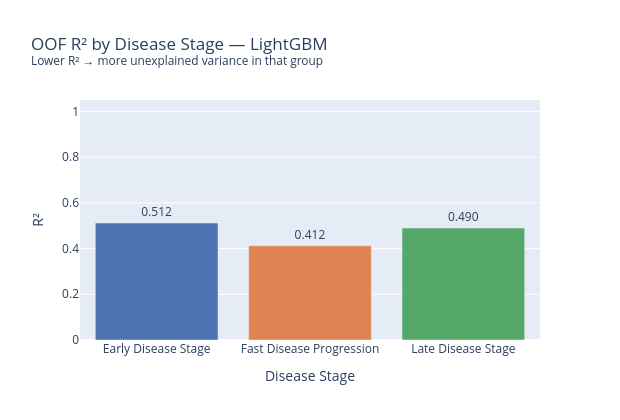
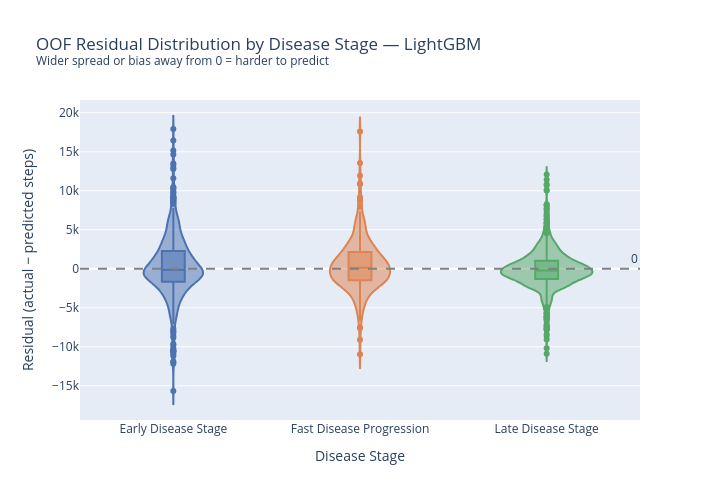

Write notebook code for charts like these, in order.
### Markdown cell above
## Section 7 — Residual Analysis by Disease Stage

Re-run patient GroupKFold to collect **out-of-fold (OOF) predictions**, then compare:
- Per-disease-stage R² (is one group harder to predict?)
- Residual distributions (bias or spread differences?)
- Per-patient R² strip (which individual patients drive unexplained variance?)

### Code cell
# ── Disease stage colour map (consistent with other notebooks) ──────────────
DISEASE_COLORS = {
    'Early Disease Stage':    '#4C72B0',
    'Fast Disease Progression': '#DD8452',
    'Late Disease Stage':     '#55A868',
}

# ── OOF predictions via patient GroupKFold ────────────────────────────────────
gkf_oof = GroupKFold(n_splits=5)
oof_pred = np.full(len(y), np.nan)

for tr_idx, te_idx in gkf_oof.split(X_full, y, groups):
    X_tr, X_te = X_full.iloc[tr_idx], X_full.iloc[te_idx]
    y_tr = y[tr_idx]
    if winner == 'LightGBM':
        _m = LGBMRegressor(**lgb_params).fit(X_tr, y_tr, categorical_feature=CAT_FEATURES)
    else:
        _m = CatBoostRegressor(**cat_params, cat_features=CAT_FEATURES).fit(X_tr, y_tr)
    oof_pred[te_idx] = _m.predict(X_te)

oof_df = (
    daily_model[['id', 'disease_type_str', 'disease_type_ord', 'daily_steps']]
    .copy()
    .reset_index(drop=True)
)
oof_df['pred']      = oof_pred
oof_df['residual']  = oof_df['daily_steps'] - oof_df['pred']
oof_df['abs_error'] = oof_df['residual'].abs()
oof_df = oof_df.dropna(subset=['pred'])

# ── Per-disease-stage R², RMSE, MAE ──────────────────────────────────────────
def _stage_metrics(grp):
    return pd.Series({
        'R²':    r2_score(grp['daily_steps'], grp['pred']),
        'RMSE':  np.sqrt((grp['residual'] ** 2).mean()),
        'MAE':   grp['abs_error'].mean(),
        'n_days': len(grp),
    })

stage_metrics = (
    oof_df.groupby('disease_type_str', observed=True)
    .apply(_stage_metrics)
    .reindex(DISEASE_ORDER)
    .reset_index()
    .rename(columns={'disease_type_str': 'Disease Stage'})
)
print('Per-disease-stage OOF metrics:')
print(stage_metrics.round(3).to_string(index=False))

# ── Per-patient R² ───────────────────────────────────────────────────────────
pat_rows = []
for pid, grp in oof_df.groupby('id'):
    if len(grp) < 5:
        continue
    pat_rows.append({
        'id': pid,
        'disease_type_str': grp['disease_type_str'].iloc[0],
        'disease_type_ord': grp['disease_type_ord'].iloc[0],
        'r2':    r2_score(grp['daily_steps'], grp['pred']),
        'rmse':  np.sqrt((grp['residual'] ** 2).mean()),
        'n_days': len(grp),
    })
pat_oof = pd.DataFrame(pat_rows)

print('\nPer-patient R² by disease stage (median / min / max):')
print(
    pat_oof.groupby('disease_type_str')['r2']
    .agg(['median', 'min', 'max', 'count'])
    .reindex(DISEASE_ORDER)
    .round(3)
    .to_string()
)

# ── Plot 1: per-disease-stage R² bar ─────────────────────────────────────────
fig1 = px.bar(
    stage_metrics,
    x='Disease Stage', y='R²',
    color='Disease Stage',
    color_discrete_map=DISEASE_COLORS,
    category_orders={'Disease Stage': DISEASE_ORDER},
    title=f'OOF R² by Disease Stage — {winner}<br>'
          '<sup>Lower R² → more unexplained variance in that group</sup>',
    text='R²',
    height=420, width=620,
)
fig1.update_traces(texttemplate='%{text:.3f}', textposition='outside')
fig1.update_layout(showlegend=False, yaxis=dict(range=[0, 1.05]))
fig1.show()

# ── Plot 2: residual violin by disease stage ──────────────────────────────────
fig2 = px.violin(
    oof_df,
    x='disease_type_str', y='residual',
    color='disease_type_str',
    color_discrete_map=DISEASE_COLORS,
    category_orders={'disease_type_str': DISEASE_ORDER},
    box=True, points='outliers',
    title=f'OOF Residual Distribution by Disease Stage — {winner}<br>'
          '<sup>Wider spread or bias away from 0 = harder to predict</sup>',
    labels={
        'disease_type_str': 'Disease Stage',
        'residual': 'Residual (actual − predicted steps)',
    },
    height=500, width=720,
)
fig2.add_hline(y=0, line_dash='dash', line_color='gray', annotation_text='0')
fig2.update_layout(showlegend=False)
fig2.show()

# ── Plot 3: per-patient R² strip by disease stage ────────────────────────────
fig3 = px.strip(
    pat_oof,
    x='disease_type_str', y='r2',
    color='disease_type_str',
    color_discrete_map=DISEASE_COLORS,
    category_orders={'disease_type_str': DISEASE_ORDER},
    hover_data=['id', 'n_days', 'rmse'],
    title=f'Per-patient OOF R² by Disease Stage — {winner}<br>'
          '<sup>Points below 0 = model does worse than predicting the mean</sup>',
    labels={'disease_type_str': 'Disease Stage', 'r2': 'Per-patient R²'},
    height=480, width=650,
)
fig3.add_hline(y=0, line_dash='dash', line_color='gray', annotation_text='R²=0 (mean baseline)')
fig3.update_layout(showlegend=False)
fig3.show()

### Figure 1 — Plotly figure (JSON) as saved in the notebook; plotly's stock layout.template omitted (floating-point values rounded to 4 significant figures)
{"data": [{"hovertemplate": "Disease Stage=%{x}<br>R²=%{text}<extra></extra>", "legendgroup": "Early Disease Stage", "marker": {"color": "#4C72B0", "pattern": {"shape": ""}}, "name": "Early Disease Stage", "orientation": "v", "showlegend": true, "text": [0.5116], "textposition": "outside", "texttemplate": "%{text:.3f}", "type": "bar", "x": ["Early Disease Stage"], "xaxis": "x", "y": [0.5116], "yaxis": "y"}, {"hovertemplate": "Disease Stage=%{x}<br>R²=%{text}<extra></extra>", "legendgroup": "Fast Disease Progression", "marker": {"color": "#DD8452", "pattern": {"shape": ""}}, "name": "Fast Disease Progression", "orientation": "v", "showlegend": true, "text": [0.4121], "textposition": "outside", "texttemplate": "%{text:.3f}", "type": "bar", "x": ["Fast Disease Progression"], "xaxis": "x", "y": [0.4121], "yaxis": "y"}, {"hovertemplate": "Disease Stage=%{x}<br>R²=%{text}<extra></extra>", "legendgroup": "Late Disease Stage", "marker": {"color": "#55A868", "pattern": {"shape": ""}}, "name": "Late Disease Stage", "orientation": "v", "showlegend": true, "text": [0.4898], "textposition": "outside", "texttemplate": "%{text:.3f}", "type": "bar", "x": ["Late Disease Stage"], "xaxis": "x", "y": [0.4898], "yaxis": "y"}], "layout": {"barmode": "relative", "height": 420, "legend": {"title": {"text": "Disease Stage"}, "tracegroupgap": 0}, "showlegend": false, "title": {"text": "OOF R² by Disease Stage — LightGBM<br><sup>Lower R² → more unexplained variance in that group</sup>"}, "width": 620, "xaxis": {"anchor": "y", "categoryarray": ["Early Disease Stage", "Fast Disease Progression", "Late Disease Stage"], "categoryorder": "array", "domain": [0, 1], "title": {"text": "Disease Stage"}}, "yaxis": {"anchor": "x", "domain": [0, 1], "range": [0, 1.05], "title": {"text": "R²"}}}}

### Figure 2 — Plotly figure (JSON) as saved in the notebook; plotly's stock layout.template omitted (floating-point values rounded to 4 significant figures; data arrays with more than 128 entries replaced by an {"elided": "..."} marker saying what was removed)
{"data": [{"alignmentgroup": "True", "box": {"visible": true}, "hovertemplate": "Disease Stage=%{x}<br>Residual (actual − predicted steps)=%{y}<extra></extra>", "legendgroup": "Early Disease Stage", "marker": {"color": "#4C72B0"}, "name": "Early Disease Stage", "offsetgroup": "Early Disease Stage", "orientation": "v", "points": "outliers", "scalegroup": "True", "showlegend": true, "type": "violin", "x": {"elided": "702 str values"}, "x0": " ", "xaxis": "x", "y": {"elided": "702 float values"}, "y0": " ", "yaxis": "y"}, {"alignmentgroup": "True", "box": {"visible": true}, "hovertemplate": "Disease Stage=%{x}<br>Residual (actual − predicted steps)=%{y}<extra></extra>", "legendgroup": "Fast Disease Progression", "marker": {"color": "#DD8452"}, "name": "Fast Disease Progression", "offsetgroup": "Fast Disease Progression", "orientation": "v", "points": "outliers", "scalegroup": "True", "showlegend": true, "type": "violin", "x": {"elided": "321 str values"}, "x0": " ", "xaxis": "x", "y": {"elided": "321 float values"}, "y0": " ", "yaxis": "y"}, {"alignmentgroup": "True", "box": {"visible": true}, "hovertemplate": "Disease Stage=%{x}<br>Residual (actual − predicted steps)=%{y}<extra></extra>", "legendgroup": "Late Disease Stage", "marker": {"color": "#55A868"}, "name": "Late Disease Stage", "offsetgroup": "Late Disease Stage", "orientation": "v", "points": "outliers", "scalegroup": "True", "showlegend": true, "type": "violin", "x": {"elided": "914 str values"}, "x0": " ", "xaxis": "x", "y": {"elided": "914 float values"}, "y0": " ", "yaxis": "y"}], "layout": {"annotations": [{"showarrow": false, "text": "0", "x": 1, "xanchor": "right", "xref": "x domain", "y": 0, "yanchor": "bottom", "yref": "y"}], "height": 500, "legend": {"title": {"text": "Disease Stage"}, "tracegroupgap": 0}, "shapes": [{"line": {"color": "gray", "dash": "dash"}, "type": "line", "x0": 0, "x1": 1, "xref": "x domain", "y0": 0, "y1": 0, "yref": "y"}], "showlegend": false, "title": {"text": "OOF Residual Distribution by Disease Stage — LightGBM<br><sup>Wider spread or bias away from 0 = harder to predict</sup>"}, "violinmode": "overlay", "width": 720, "xaxis": {"anchor": "y", "categoryarray": ["Early Disease Stage", "Fast Disease Progression", "Late Disease Stage"], "categoryorder": "array", "domain": [0, 1], "title": {"text": "Disease Stage"}}, "yaxis": {"anchor": "x", "domain": [0, 1], "title": {"text": "Residual (actual − predicted steps)"}}}}
